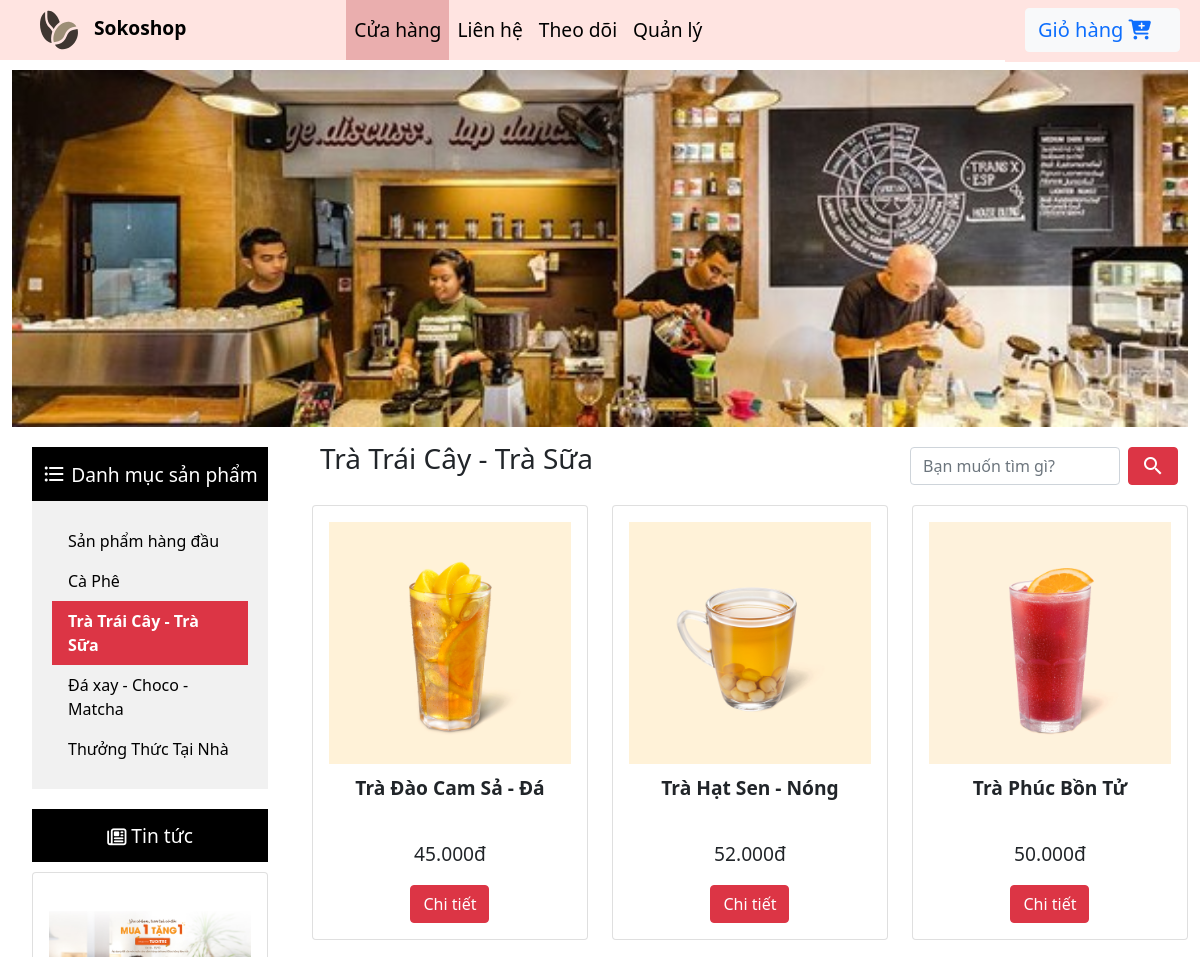
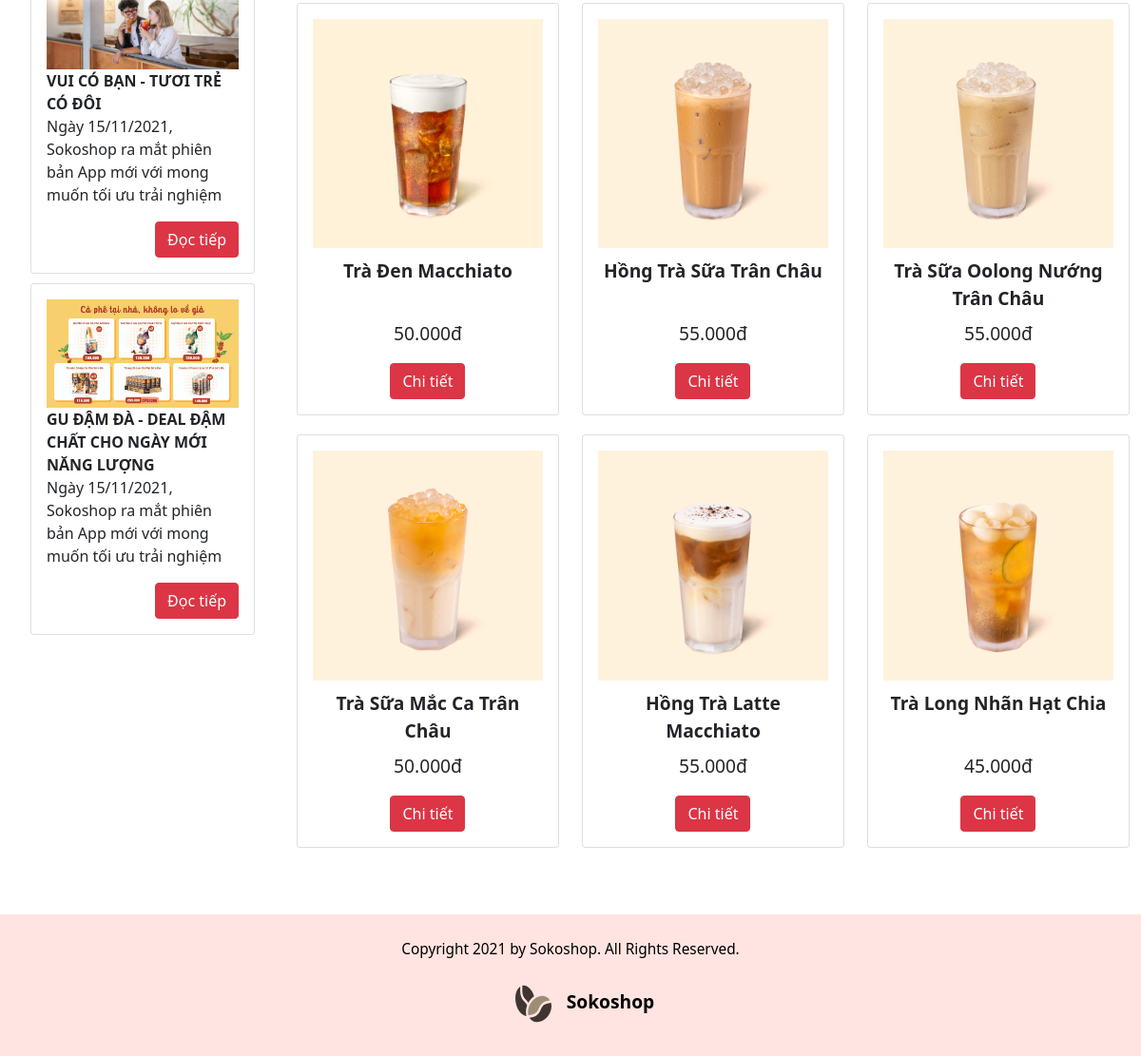
The app's page /Tan_Toan/tea.php with its own data (2 pictures, top to bottom).
### tables this page shows
CREATE TABLE `product` (
  `PID` char(5) NOT NULL PRIMARY KEY,
  `PRO_NAME` varchar(100)  NULL,
  `PRICE` int  NULL,
  `QUANTITY` int  NULL,
  `FUND` int  NULL,
  `IMAGE_URL` text,
  `TITLE` text,
  `DESCR` text,
  `CAT_NAME` varchar(100) NOT NULL,
  `TOP_PRO` tinyint(1)  NULL
);

### Tan_Toan/tea.php (the view, shortened to what this page needs)
<!doctype html>
<html lang="en">
<head>
    <link type="text/css" rel="stylesheet" href="https://cdn.jsdelivr.net/npm/bootstrap@5.1.1/dist/css/bootstrap.min.css">
    <link rel="stylesheet" href="https://cdnjs.cloudflare.com/ajax/libs/font-awesome/4.7.0/css/font-awesome.min.css">
    <link rel='stylesheet prefetch' href='https://netdna.bootstrapcdn.com/font-awesome/3.2.1/css/font-awesome.css'>
    <link type="text/css" rel="stylesheet" href="style.css">
</head>
<body>
    <div class="navbar navbar-expand-md navHome">
        <div class="logo navbar-brand">
            <img id="logo" src="../IMAGE/logo.svg" alt="Logo"> Sokoshop
        </div>
        <div class="collapse navbar-collapse listNav" id="mynavbar">
            <ul class="navbar-nav me-auto">
                <li class="nav-item"><a class="nav-link active" href="#">Cửa hàng</a></li>
                <li class="nav-item"><a class="nav-link" href="#">Liên hệ</a></li>
                <li class="nav-item"><a class="nav-link" href="#">Theo dõi</a></li>
                <li class="nav-item"><a class="nav-link" href="../Thanh/login.php">Quản lý</a></li>
            </ul>
            <form class="d-flex cart">
                <button id="cart" class="btn btn-light cartButton"><a href="cart.php" class="navbar-brand">Giỏ hàng
                        <i class="fa fa-cart-plus cart-icon"></i></a>
                </button>
            </form>
        </div>
    </div>
    <div class="container-fluid">
        <div class="row">
            <img id="largeImage" src="../IMAGE/caphe.jpg" alt="Large image" style="width:100%">
        </div>
        <div class="row content">
            <div class="col-xl-3 col-lg-4 col-12 first">
                <div class="category">
                    <h4><i class="material-icons">format_list_bulleted</i> Danh mục sản phẩm</h4>
                    <ul>
                        <li><a href="index.php">Sản phẩm hàng đầu</a></li>
                        <li><a href="coffee.php">Cà Phê</a></li>
                        <li><a class="active">Trà Trái Cây - Trà Sữa</a></li>
                        <li><a href="ice_blended.php">Đá xay - Choco - Matcha</a></li>
                        <li><a href="enjoy_at_home.php">Thưởng Thức Tại Nhà</a></li>
                    </ul>
                </div>
                <div class="news">
                    <h4><i class="fa fa-newspaper-o"></i> Tin tức</h4>
                    <div class="card">
                        <div class="card-body">
                            <img class="imageCard" src="../IMAGE/news1.jpg" alt="Card image" style="width:100%">
                            <p class="card-text">
                                <span style="font-weight:bold;">VUI CÓ BẠN - TƯƠI TRẺ CÓ ĐÔI</span><br>
                                Ngày 15/11/2021, Sokoshop ra mắt phiên bản App mới với mong muốn tối ưu trải nghiệm
                            </p>
                            <button type="button" class="btn btn-danger">Đọc tiếp</button>
                        </div>
                    </div>
                    <div class="card">
                        <div class="card-body">
                            <img class="imageCard" src="../IMAGE/news2.jpg" alt="Card image" style="width:100%">
                            <p class="card-text">
                                <span style="font-weight:bold;">GU ĐẬM ĐÀ - DEAL ĐẬM CHẤT CHO NGÀY MỚI NĂNG
                                    LƯỢNG</span><br>
                                Ngày 15/11/2021, Sokoshop ra mắt phiên bản App mới với mong muốn tối ưu trải nghiệm
                            </p>
                            <button type="button" class="btn btn-danger">Đọc tiếp</button>
                        </div>
                    </div>
                </div>
            </div>
            <div class="col-xl-9 col-lg-8 col-12 second">
                <div class="row">
                    <div class="col-md-6 col-12 mainHeader">
                        <h3>Trà Trái Cây - Trà Sữa</h3>
                    </div>
                    <div class="col-md-6 col-12 search">
                        <form action="search.php" class="d-flex searchTool" method="GET">
                            <input class="form-control me-2" type="text" name="search" placeholder="Bạn muốn tìm gì?">
                            <button class="btn btn-danger" type="submit"><i class="material-icons">search</i></button>
                        </form>
                    </div>
                </div>
                <div class="row">
                    <?php
                    $servername = "localhost";
                    $username = "root";
                    $password = "";
                    $dbname = "sokoshop";
                    $conn = new mysqli($servername, $username, $password, $dbname);
                    $sql = "select * from PRODUCT where CAT_NAME = 'Trà Trái Cây - Trà Sữa'";
                    $result = $conn->query($sql);
                    while ($row = mysqli_fetch_assoc($result)) {
                        echo '<div class="col-xl-4 col-lg-6 col-md-4 col-lg-offset-1 col-sm-6 col-12">
                                            <div class="card">
                                                <div class="card-body">
                                                    <img class="imageCard" src=' . $row["IMAGE_URL"] . ' alt="Card image" style="width:100%">
                                                    <div class="card-text">
                                                        <p class="pro_name">' . $row["PRO_NAME"] . '</p>
                                                        <p class="pro_price">' . $row["PRICE"] / 1000 . '.' . '000' . 'đ</p>
                                                    </div>
                                                    <button type="button" class="btn btn-danger" data-bs-toggle="modal" data-bs-target=' . '#' . 'detail' . $row["PID"] . '>Chi tiết</button>
                                                </div>
                                            </div>
                                        </div>';
                    }
                    ?>
                </div>
            </div>
        </div>
    </div>
    <footer>
        <div class="logoFooter">
            <p>Copyright 2021 by Sokoshop. All Rights Reserved.</p>
            <img id="logo" src="../IMAGE/logo.svg" alt="Logo"> Sokoshop
        </div>
    </footer>
</body>
</html>

### Tan_Toan/style.css (style rules this page uses)
.logo { margin: 0px 10px; padding-right: 150px; font-size: 1.2em; color: black; font-weight: bold; }
#logo { height: 40px; margin: 10px 10px 10px 30px; }
.navHome { background-color: #FFE4E1; height: 60px; }
.listNav, .cart { margin: 0; padding: 0; }
.listNav ul { list-style-type: none; margin: 0; padding: 0; overflow: hidden; background-color: #FFE4E1; }
.listNav li { float: left; }
.listNav li a { display: block; color: black; font-size: 1.2em; text-align: center; line-height: 20px; padding: 20px; text-decoration: none; }
.listNav .active { background-color: #EAAEAE; }
#largeImage { margin-top: 10px; }
.content { background-color: white; }
.cartButton { float: right; margin: 10px 20px; }
.category, .news { margin: 20px; }
.category ul { list-style-type: none; margin: 0; padding: 20px; width: 100%; background-color: #f1f1f1; }
.category li a { display: block; color: #000; padding: 8px 16px; text-decoration: none; margin: 0; }
.category li a.active { background-color: #DC3545; color: white; font-weight: bold; text-decoration: none; }
.category i, .news i { color: white; vertical-align: bottom; }
.second i { vertical-align: bottom; }
.second .card { margin-bottom: 20px; text-align: center; transition: all 0.5s; }
.first .card { margin-top: 10px; }
.first button { float: right; }
.second .card-text { font-size: 1.2em; margin-top: 10px; }
.category h4, .news h4 { font-size: 1.2em; background-color: black; color: white; text-align: center; padding: 15px 0px; margin: 0; }
.mainHeader { padding: 15px 20px; }
.searchTool { margin: 20px 10px; float: right; }
.searchTool input { width: 300px; }
.nav-item { background-color: #EAAEAE; border-top-left-radius: 5px; border-top-right-radius: 5px; }
.nav-link { color: black; }
.logoFooter { padding: 10px 30px; font-size: 1.2em; color: black; font-weight: bold; }
footer p { font-weight: normal; font-size: 0.8em; }
footer { padding: 15px; color: black; text-align: center; background-color: #FFE4E1; }
.pro_name { height: 50px; font-weight: bold; }
@media screen and (max-width: 1200px) { .searchTool input { max-width: 210px; } }
.nav-item { border-radius: 0 !important; background-color: #FFE4E1; }
.cart { background-color: #FFE4E1; }
footer { margin-top: 50px; }

### records on screen
product: IMAGE_URL (picture), PRO_NAME "Trà Đào Cam Sả - Đá", $row['PRICE']/1000 "45"
product: IMAGE_URL (picture), PRO_NAME "Trà Hạt Sen - Nóng", $row['PRICE']/1000 "52"
product: IMAGE_URL (picture), PRO_NAME "Trà Phúc Bồn Tử", $row['PRICE']/1000 "50"
product: IMAGE_URL (picture), PRO_NAME "Trà Đen Macchiato", $row['PRICE']/1000 "50"
product: IMAGE_URL (picture), PRO_NAME "Hồng Trà Sữa Trân Châu", $row['PRICE']/1000 "55"
product: IMAGE_URL (picture), PRO_NAME "Trà Sữa Oolong Nướng Trân Châu", $row['PRICE']/1000 "55"
product: IMAGE_URL (picture), PRO_NAME "Trà Sữa Mắc Ca Trân Châu", $row['PRICE']/1000 "50"
product: IMAGE_URL (picture), PRO_NAME "Hồng Trà Latte Macchiato", $row['PRICE']/1000 "55"
product: IMAGE_URL (picture), PRO_NAME "Trà Long Nhãn Hạt Chia", $row['PRICE']/1000 "45"
